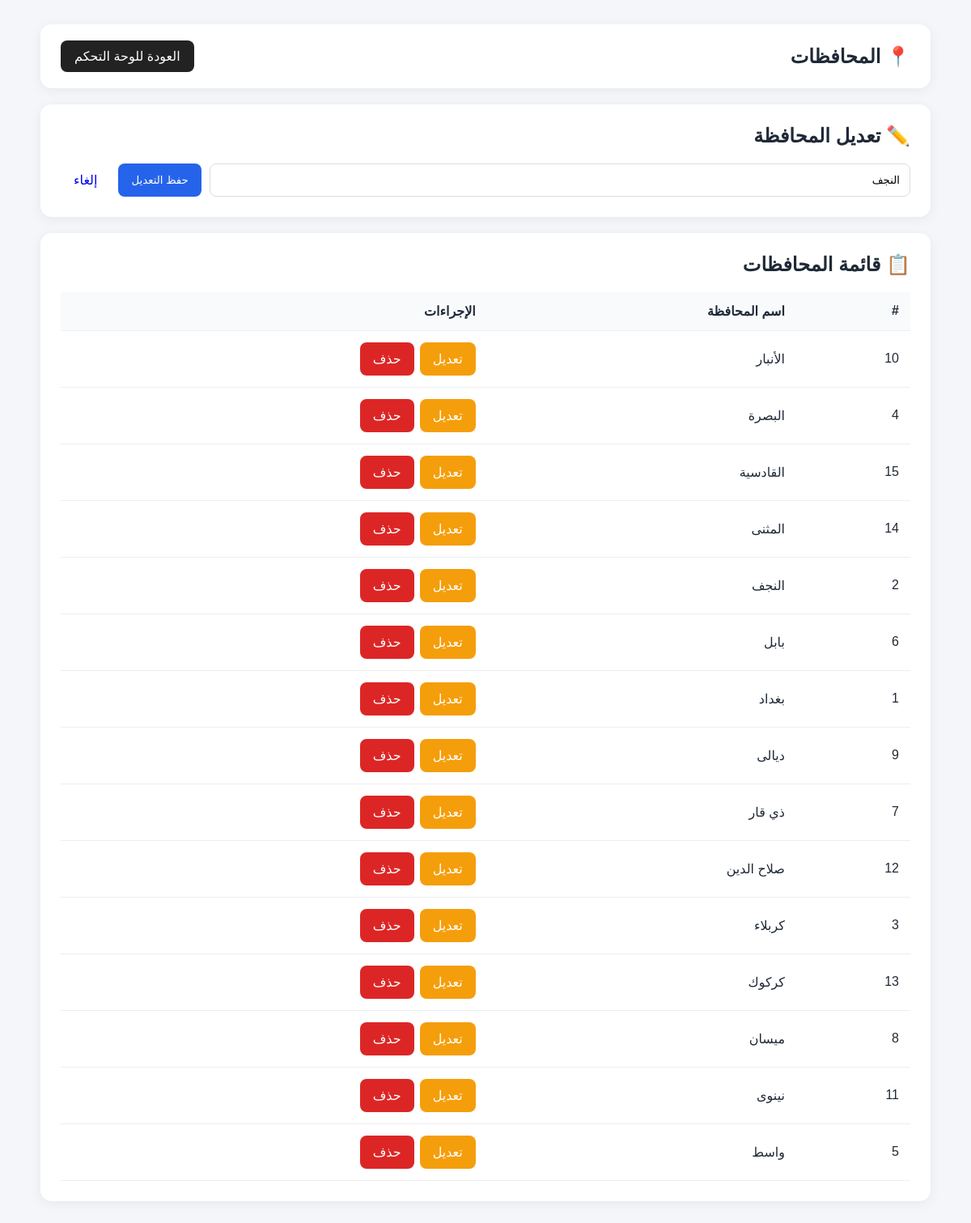
Page /governorates.php?edit=2 on the committed database.
### tables this page shows
CREATE TABLE governorates (id INT AUTO_INCREMENT PRIMARY KEY, name VARCHAR(100) NOT NULL UNIQUE);

### config.php (called while the page is built, shortened)
<?php
function e($v){ return htmlspecialchars((string)$v, ENT_QUOTES, 'UTF-8'); }
?>

### governorates.php (the view, shortened to what this page needs)
<?php
require_once __DIR__ . '/../config/config.php';
$pdo = db();
$edit_governorate = null;
if (isset($_GET['edit'])) {
    $id = (int) $_GET['edit'];
    if ($id > 0) {
        $stmt = $pdo->prepare("
            SELECT id, name
            FROM governorates
            WHERE id = ?
        ");
        $stmt->execute([$id]);
        $edit_governorate = $stmt->fetch(PDO::FETCH_ASSOC);
    }
}
$stmt = $pdo->query("
    SELECT id, name
    FROM governorates
    ORDER BY name ASC
");
$governorates = $stmt->fetchAll(PDO::FETCH_ASSOC);
?>
<!DOCTYPE html>
<html lang="ar" dir="rtl">
<head>
</head>
<body>
<div class="container">
    <div class="header">
        <h1>📍 المحافظات</h1>
        <a href="index.php" class="back">
            العودة للوحة التحكم
        </a>
    </div>
    <div class="card">
        <h2>
            <?= $edit_governorate ? '✏️ تعديل المحافظة' : '➕ إضافة محافظة' ?>
        </h2>
        <form method="POST">
            <div class="form">
                <input
                    type="text"
                    name="name"
                    required
                    placeholder="اسم المحافظة"
                    value="<?= $edit_governorate ? e($edit_governorate['name']) : '' ?>"
                >
                <button type="submit" class="save">
                    <?= $edit_governorate
                        ? 'حفظ التعديل'
                        : 'إضافة المحافظة' ?>
                </button>
                <?php if ($edit_governorate): ?>
                    <a href="governorates.php" class="btn">
                        إلغاء
                    </a>
                <?php endif; ?>
            </div>
        </form>
    </div>
    <div class="card">
        <h2>📋 قائمة المحافظات</h2>
        <div class="table-wrapper">
            <table>
                <thead>
                    <tr>
                        <th>#</th>
                        <th>اسم المحافظة</th>
                        <th>الإجراءات</th>
                    </tr>
                </thead>
                <tbody>
                <?php if (!$governorates): ?>
                    <tr>
                        <td colspan="3" class="empty">
                            لا توجد محافظات مضافة حالياً.
                        </td>
                    </tr>
                <?php else: ?>
                    <?php foreach ($governorates as $governorate): ?>
                        <tr>
                            <td>
                                <?= (int)$governorate['id'] ?>
                            </td>
                            <td>
                                <?= e($governorate['name']) ?>
                            </td>
                            <td>
                                <div class="actions">
                                    <a
                                        class="btn edit"
                                        href="governorates.php?edit=<?= (int)$governorate['id'] ?>"
                                    >
                                        تعديل
                                    </a>
                                    <a
                                        class="btn delete"
                                        href="governorates.php?delete=<?= (int)$governorate['id'] ?>"
                                        onclick="return confirm('هل أنت متأكد من حذف هذه المحافظة؟');"
                                    >
                                        حذف
                                    </a>
                                </div>
                            </td>
                        </tr>
                    <?php endforeach; ?>
                <?php endif; ?>
                </tbody>
            </table>
        </div>
    </div>
</div>
</body>
</html>

### governorates.php (style rules this page uses)
* { box-sizing: border-box; }
body { margin: 0; font-family: Tahoma, Arial, sans-serif; background: #f4f6f9; color: #1f2937; }
.container { width: 94%; max-width: 1100px; margin: 30px auto; }
.header { background: white; padding: 20px 25px; border-radius: 14px; display: flex; justify-content: space-between; align-items: center; margin-bottom: 20px; box-shadow: 0 3px 15px rgba(0,0,0,.06); }
.header h1 { margin: 0; font-size: 24px; }
.back { background: #222; color: white; text-decoration: none; padding: 10px 17px; border-radius: 8px; }
.card { background: white; padding: 25px; border-radius: 14px; margin-bottom: 20px; box-shadow: 0 3px 15px rgba(0,0,0,.06); }
.card h2 { margin-top: 0; }
.form { display: flex; gap: 10px; }
.form input { flex: 1; padding: 12px; border: 1px solid #ddd; border-radius: 8px; font-family: inherit; }
button, .btn { border: none; text-decoration: none; padding: 11px 16px; border-radius: 8px; cursor: pointer; font-family: inherit; }
.save { background: #2563eb; color: white; }
.edit { background: #f59e0b; color: white; }
.delete { background: #dc2626; color: white; }
.table-wrapper { overflow-x: auto; }
table { width: 100%; border-collapse: collapse; }
th, td { padding: 14px; border-bottom: 1px solid #eee; text-align: right; }
th { background: #f8fafc; }
.actions { display: flex; gap: 7px; }

### rows in the picture
governorates: name "النجف", id "2"
governorates: id "10", name "الأنبار"
governorates: id "4", name "البصرة"
governorates: id "15", name "القادسية"
governorates: id "14", name "المثنى"
governorates: id "6", name "بابل"
governorates: id "1", name "بغداد"
governorates: id "9", name "ديالى"
governorates: id "7", name "ذي قار"
governorates: id "12", name "صلاح الدين"
governorates: id "3", name "كربلاء"
governorates: id "13", name "كركوك"
governorates: id "8", name "ميسان"
governorates: id "11", name "نينوى"
governorates: id "5", name "واسط"
